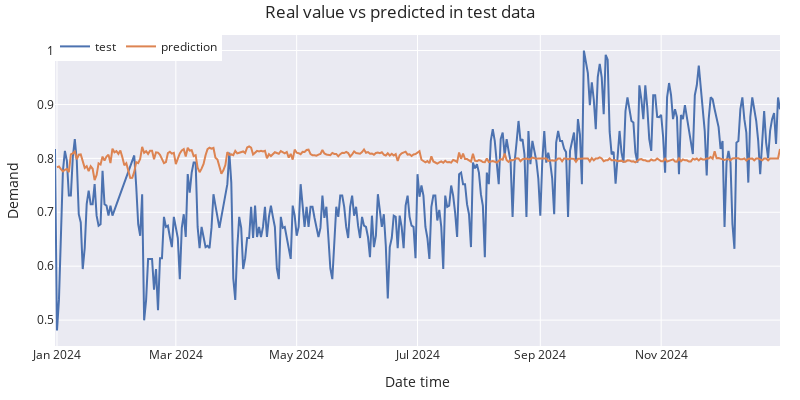

Source (notebook cell):
### Code cell
# Plot predictions vs real value
# ======================================================================================
fig = go.Figure()
trace1 = go.Scatter(x=data_test.index, y=data_test['S'], name="test", mode="lines")
trace2 = go.Scatter(x=predictions.index, y=predictions['pred'], name="prediction", mode="lines")
fig.add_trace(trace1)
fig.add_trace(trace2)
fig.update_layout(
    title="Real value vs predicted in test data",
    xaxis_title="Date time",
    yaxis_title="Demand",
    width=800,
    height=400,
    margin=dict(l=20, r=20, t=35, b=20),
    legend=dict(orientation="h", yanchor="top", y=1.01, xanchor="left", x=0)
)
fig.show()

metric

### Figure 1 — Plotly figure (JSON) as saved in the notebook; plotly's stock layout.template omitted (floating-point values rounded to 4 significant figures; data arrays with more than 128 entries replaced by an {"elided": "..."} marker saying what was removed)
{"data": [{"mode": "lines", "name": "test", "type": "scatter", "x": {"elided": "367 str values"}, "y": {"elided": "367 float values"}}, {"mode": "lines", "name": "prediction", "type": "scatter", "x": {"elided": "366 str values"}, "y": {"elided": "366 float values"}}], "layout": {"height": 400, "legend": {"orientation": "h", "x": 0, "xanchor": "left", "y": 1.01, "yanchor": "top"}, "margin": {"b": 20, "l": 20, "r": 20, "t": 35}, "title": {"text": "Real value vs predicted in test data"}, "width": 800, "xaxis": {"title": {"text": "Date time"}}, "yaxis": {"title": {"text": "Demand"}}}}
